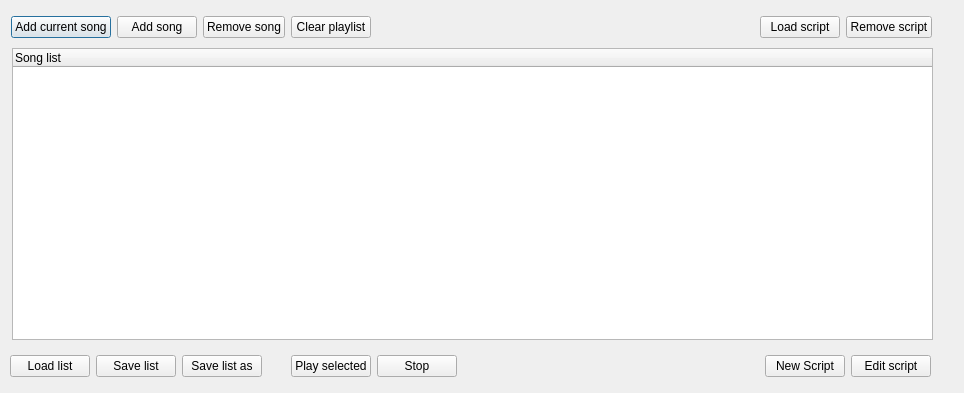
<?xml version="1.0" encoding="UTF-8"?>
<ui version="4.0">
 <class>PlaylistDialog_UI</class>
 <widget class="QDialog" name="PlaylistDialog_UI">
  <property name="geometry">
   <rect>
    <x>0</x>
    <y>0</y>
    <width>964</width>
    <height>393</height>
   </rect>
  </property>
  <property name="windowTitle">
   <string>PlayList Browser</string>
  </property>
  <widget class="QWidget" name="layoutWidget_1">
   <property name="geometry">
    <rect>
     <x>11</x>
     <y>13</y>
     <width>921</width>
     <height>28</height>
    </rect>
   </property>
   <layout class="QHBoxLayout" name="horizontalLayout_3">
    <item>
     <widget class="QPushButton" name="addCurrentSongBTN">
      <property name="text">
       <string>Add current song</string>
      </property>
     </widget>
    </item>
    <item>
     <widget class="QPushButton" name="addSongBTN">
      <property name="text">
       <string>Add song</string>
      </property>
     </widget>
    </item>
    <item>
     <widget class="QPushButton" name="removeFromListBTN">
      <property name="text">
       <string>Remove song</string>
      </property>
     </widget>
    </item>
    <item>
     <widget class="QPushButton" name="clearPlBTN">
      <property name="text">
       <string>Clear playlist</string>
      </property>
     </widget>
    </item>
    <item>
     <spacer>
      <property name="orientation">
       <enum>Qt::Horizontal</enum>
      </property>
      <property name="sizeHint" stdset="0">
       <size>
        <width>368</width>
        <height>23</height>
       </size>
      </property>
     </spacer>
    </item>
    <item>
     <widget class="QPushButton" name="loadScriptBTN">
      <property name="text">
       <string>Load script</string>
      </property>
     </widget>
    </item>
    <item>
     <widget class="QPushButton" name="removeScriptBTN">
      <property name="text">
       <string>Remove script</string>
      </property>
     </widget>
    </item>
   </layout>
  </widget>
  <widget class="QTreeWidget" name="m_pPlaylistTree">
   <property name="geometry">
    <rect>
     <x>12</x>
     <y>48</y>
     <width>921</width>
     <height>292</height>
    </rect>
   </property>
   <property name="minimumSize">
    <size>
     <width>0</width>
     <height>271</height>
    </size>
   </property>
   <property name="acceptDrops">
    <bool>false</bool>
   </property>
   <property name="verticalScrollBarPolicy">
    <enum>Qt::ScrollBarAsNeeded</enum>
   </property>
   <property name="horizontalScrollBarPolicy">
    <enum>Qt::ScrollBarAsNeeded</enum>
   </property>
   <property name="tabKeyNavigation">
    <bool>true</bool>
   </property>
   <property name="showDropIndicator" stdset="0">
    <bool>false</bool>
   </property>
   <property name="dragEnabled">
    <bool>false</bool>
   </property>
   <property name="dragDropOverwriteMode">
    <bool>false</bool>
   </property>
   <property name="dragDropMode">
    <enum>QAbstractItemView::NoDragDrop</enum>
   </property>
   <property name="rootIsDecorated">
    <bool>true</bool>
   </property>
   <property name="uniformRowHeights">
    <bool>true</bool>
   </property>
   <property name="itemsExpandable">
    <bool>false</bool>
   </property>
   <property name="sortingEnabled">
    <bool>false</bool>
   </property>
   <property name="move" stdset="0">
    <stringlist/>
   </property>
   <column>
    <property name="text">
     <string>Song list</string>
    </property>
   </column>
  </widget>
  <widget class="QWidget" name="sideBarWidget" native="true">
   <property name="geometry">
    <rect>
     <x>939</x>
     <y>48</y>
     <width>16</width>
     <height>292</height>
    </rect>
   </property>
  </widget>
  <widget class="QWidget" name="layoutWidget_2">
   <property name="geometry">
    <rect>
     <x>10</x>
     <y>350</y>
     <width>921</width>
     <height>32</height>
    </rect>
   </property>
   <layout class="QHBoxLayout" name="horizontalLayout_6">
    <item>
     <layout class="QHBoxLayout" name="horizontalLayout_5">
      <item>
       <layout class="QHBoxLayout" name="horizontalLayout_2">
        <item>
         <widget class="QPushButton" name="loadListBTN">
          <property name="text">
           <string>Load list</string>
          </property>
         </widget>
        </item>
        <item>
         <widget class="QPushButton" name="saveListBTN">
          <property name="text">
           <string>Save list</string>
          </property>
         </widget>
        </item>
        <item>
         <widget class="QPushButton" name="saveListAsBTN">
          <property name="text">
           <string>Save list as</string>
          </property>
         </widget>
        </item>
       </layout>
      </item>
      <item>
       <spacer name="horizontalSpacer">
        <property name="orientation">
         <enum>Qt::Horizontal</enum>
        </property>
        <property name="sizeHint" stdset="0">
         <size>
          <width>40</width>
          <height>20</height>
         </size>
        </property>
       </spacer>
      </item>
      <item>
       <layout class="QHBoxLayout" name="horizontalLayout">
        <item>
         <widget class="QPushButton" name="nodePlayBTN">
          <property name="text">
           <string>Play selected</string>
          </property>
         </widget>
        </item>
        <item>
         <widget class="QPushButton" name="nodeStopBTN">
          <property name="text">
           <string>Stop</string>
          </property>
         </widget>
        </item>
       </layout>
      </item>
     </layout>
    </item>
    <item>
     <spacer name="horizontalSpacer_2">
      <property name="orientation">
       <enum>Qt::Horizontal</enum>
      </property>
      <property name="sizeHint" stdset="0">
       <size>
        <width>318</width>
        <height>20</height>
       </size>
      </property>
     </spacer>
    </item>
    <item>
     <layout class="QHBoxLayout" name="horizontalLayout_4">
      <item>
       <widget class="QPushButton" name="newScriptBTN">
        <property name="text">
         <string>New Script</string>
        </property>
       </widget>
      </item>
      <item>
       <widget class="QPushButton" name="editScriptBTN">
        <property name="text">
         <string>Edit script</string>
        </property>
       </widget>
      </item>
     </layout>
    </item>
   </layout>
  </widget>
 </widget>
 <resources/>
 <connections/>
</ui>
